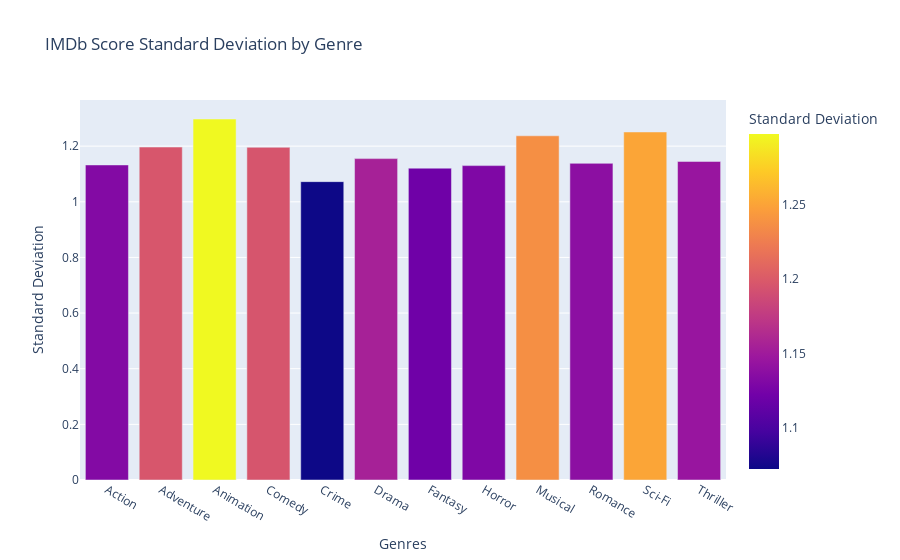

The notebook cell this image was saved under:
### Code cell
df_exploded = df.assign(genres=df["genres"].str.split(", ")).explode("genres")

df_genres_stats = df_exploded.groupby("genres")["imdb_score"].agg(["mean", "std"]).reset_index()

fig = px.bar(df_genres_stats, x="genres", y="std", 
             title="IMDb Score Standard Deviation by Genre",
             labels={"std": "Standard Deviation", "genres": "Genres"},
             color="std")

fig.show()

### Figure 1 — Plotly figure (JSON) as saved in the notebook; plotly's stock layout.template omitted (floating-point values rounded to 4 significant figures)
{"data": [{"alignmentgroup": "True", "hovertemplate": "Genres=%{x}<br>Standard Deviation=%{marker.color}<extra></extra>", "legendgroup": "", "marker": {"color": [1.132, 1.197, 1.298, 1.196, 1.072, 1.155, 1.121, 1.13, 1.237, 1.138, 1.251, 1.145], "coloraxis": "coloraxis", "pattern": {"shape": ""}}, "name": "", "offsetgroup": "", "orientation": "v", "showlegend": false, "textposition": "auto", "type": "bar", "x": ["Action", "Adventure", "Animation", "Comedy", "Crime", "Drama", "Fantasy", "Horror", "Musical", "Romance", "Sci-Fi", "Thriller"], "xaxis": "x", "y": [1.132, 1.197, 1.298, 1.196, 1.072, 1.155, 1.121, 1.13, 1.237, 1.138, 1.251, 1.145], "yaxis": "y"}], "layout": {"barmode": "relative", "coloraxis": {"colorbar": {"title": {"text": "Standard Deviation"}}, "colorscale": [[0, "#0d0887"], [0.1111, "#46039f"], [0.2222, "#7201a8"], [0.3333, "#9c179e"], [0.4444, "#bd3786"], [0.5556, "#d8576b"], [0.6667, "#ed7953"], [0.7778, "#fb9f3a"], [0.8889, "#fdca26"], [1, "#f0f921"]]}, "legend": {"tracegroupgap": 0}, "title": {"text": "IMDb Score Standard Deviation by Genre"}, "xaxis": {"anchor": "y", "domain": [0, 1], "title": {"text": "Genres"}}, "yaxis": {"anchor": "x", "domain": [0, 1], "title": {"text": "Standard Deviation"}}}}
